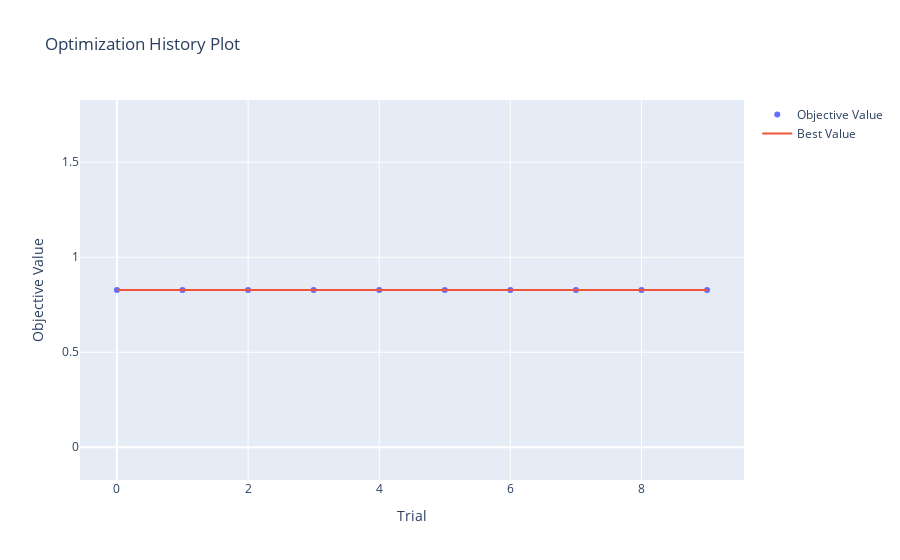

Notebook cell for this chart:
### Code cell
optuna.visualization.plot_optimization_history(study)

### Figure 1 — Plotly figure (JSON) as saved in the notebook; plotly's stock layout.template omitted (floating-point values rounded to 4 significant figures)
{"data": [{"mode": "markers", "name": "Objective Value", "type": "scatter", "x": [0, 1, 2, 3, 4, 5, 6, 7, 8, 9], "y": [0.8276, 0.8276, 0.8276, 0.8276, 0.8276, 0.8276, 0.8276, 0.8276, 0.8276, 0.8276]}, {"mode": "lines", "name": "Best Value", "type": "scatter", "x": [0, 1, 2, 3, 4, 5, 6, 7, 8, 9], "y": [0.8276, 0.8276, 0.8276, 0.8276, 0.8276, 0.8276, 0.8276, 0.8276, 0.8276, 0.8276]}, {"marker": {"color": "#cccccc"}, "mode": "markers", "name": "Infeasible Trial", "showlegend": false, "type": "scatter", "x": [], "y": []}], "layout": {"title": {"text": "Optimization History Plot"}, "xaxis": {"title": {"text": "Trial"}}, "yaxis": {"title": {"text": "Objective Value"}}}}
